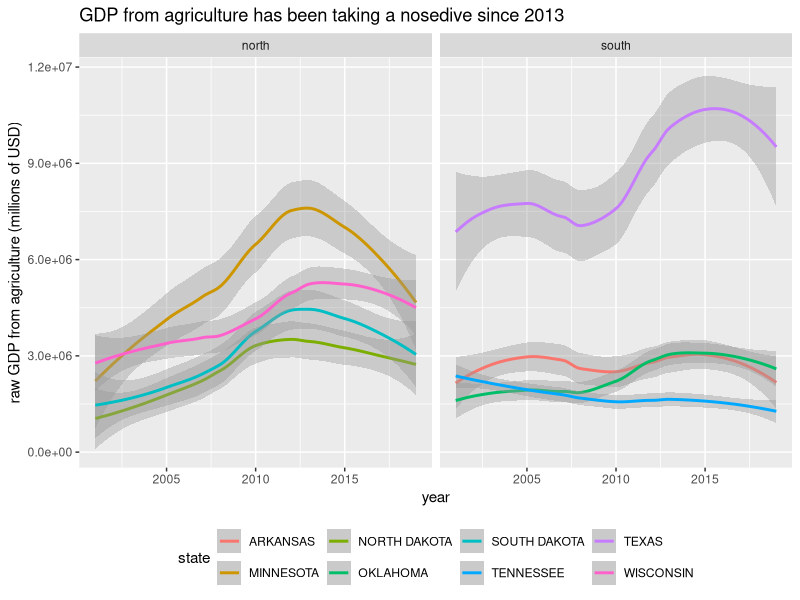
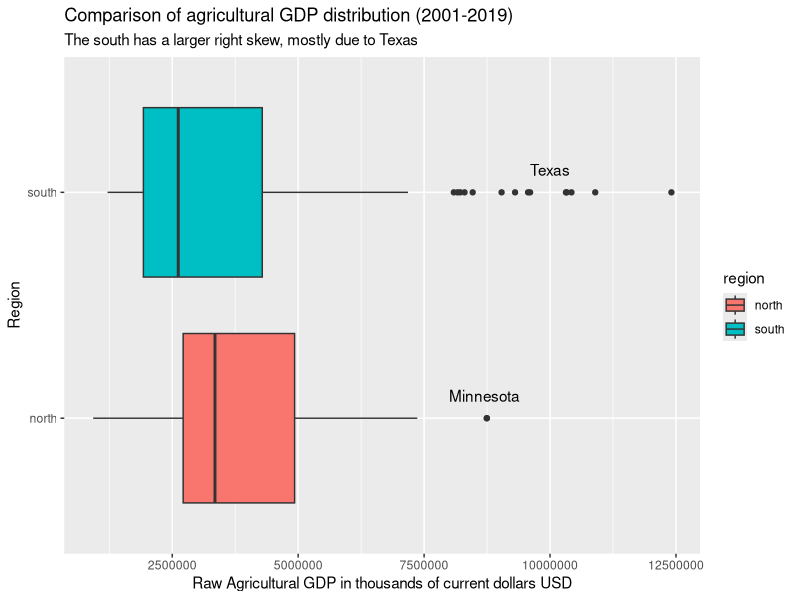
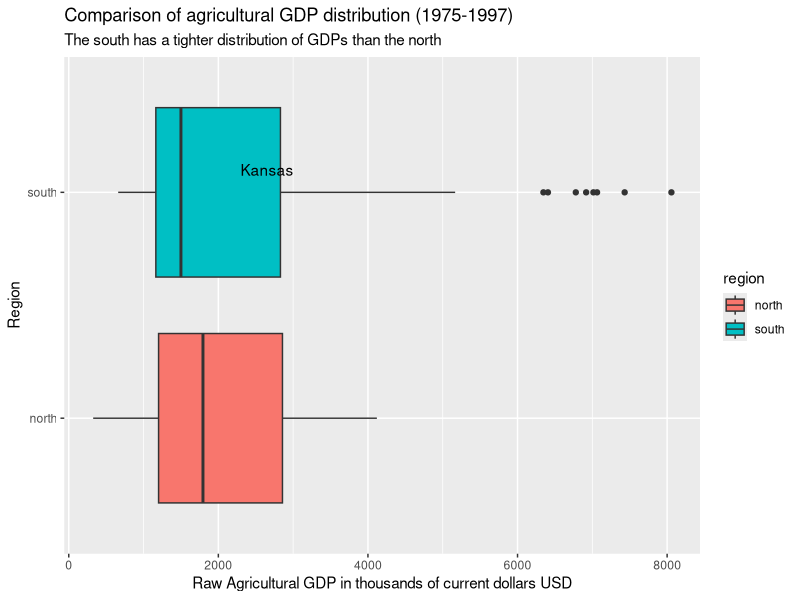
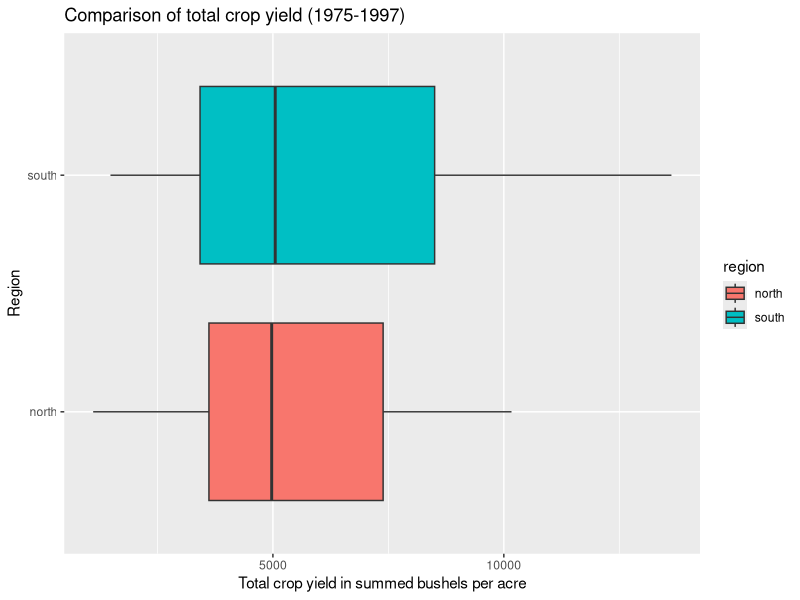
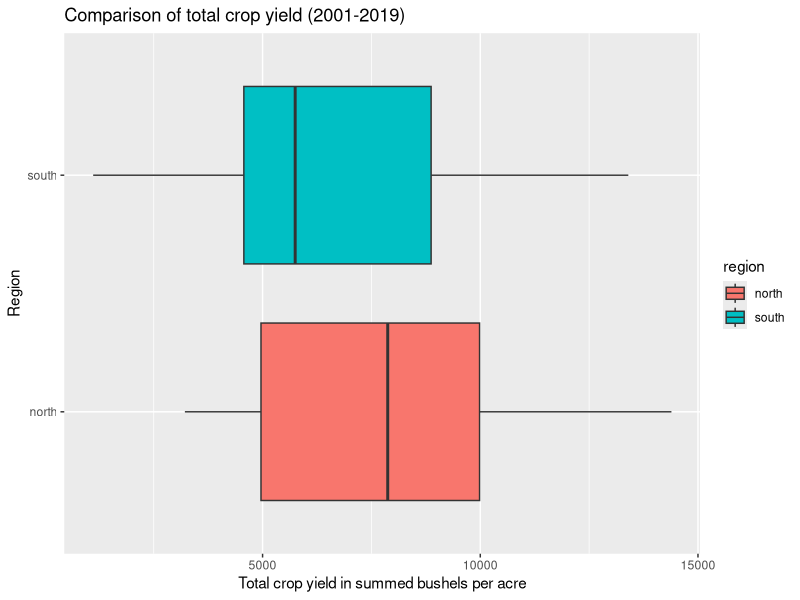
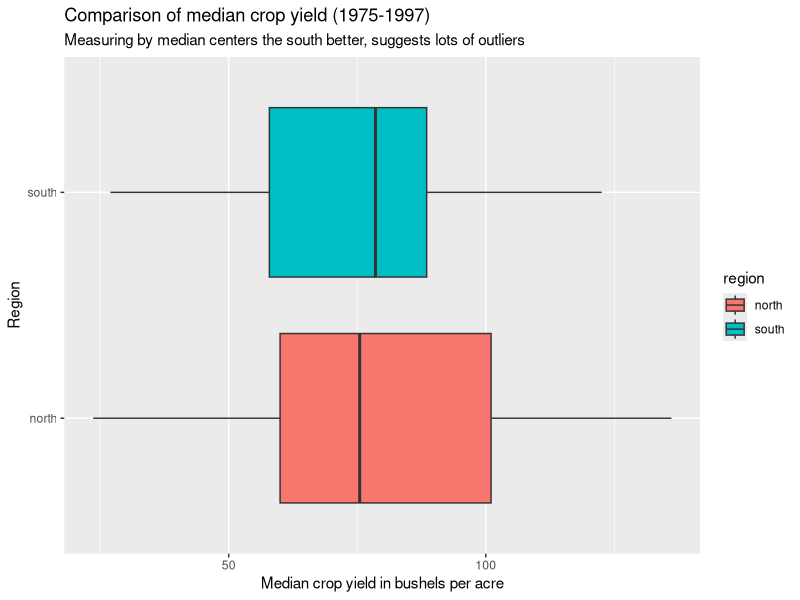
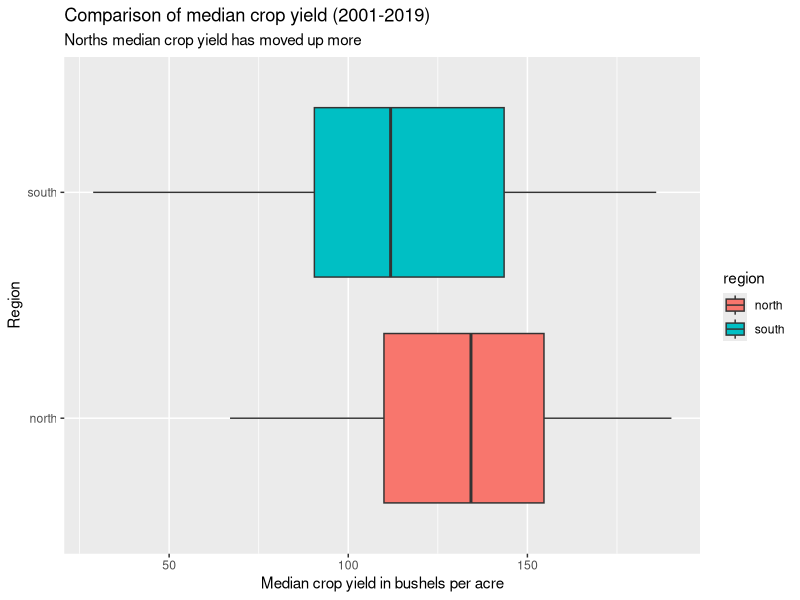

R code for these plots, in order: (Note: this script raises an error after producing the figures.)
## ---------------------------
##
## Script name: gdp_graphs
##
## Purpose of script: Create cleaner graphs of gdp
##
## Author: Kimberly Li
##
## Date Created: 2021-04-14
##
## ---------------------------
##
## Notes: 
##
## ---------------------------

# Work directory and packages
kimberly_wd <- "~/Classes/DataScience/Spring2021_STAT5206_FinalProject"
setwd(kimberly_wd)     # Kimberly's working directory

library(tidyverse)

# Load data
gdp_stats<- read_csv("./output/GDP_stats.csv")
SIC_all_stats <- read_csv("./output/all_vars_1975_1997.csv")
NAICS_all_stats <- read_csv("./output/all_vars_2001_2019.csv")

# North and south
south <- c("OKLAHOMA", "ARKANSAS", "TENNESSEE", "TEXAS")
  
north <- c("WISCONSIN", "MINNESOTA", "MONTANA", "NORTH DAKOTA", "SOUTH DAKOTA")


head(gdp_stats)

no_mid_SIC <- SIC_all_stats[SIC_all_stats$state %in% north | SIC_all_stats$state %in% south,]
no_mid_NAICS <- NAICS_all_stats[NAICS_all_stats$state %in% north | NAICS_all_stats$state %in% south,]

gdp_raw_perc_SIC <- ggplot(no_mid_SIC,
                          aes(x = agri_gdp, y = perc_agri_gdp, group = state, color = state)) +
  facet_wrap(~region) +
  geom_smooth() + geom_point() +
  labs(title = "How",
       subtitle = "The southern states have a more consistent relationship between raw agricultural GDP and percent contribution",
       x = "Raw GDP (Millions of USD)",
       y = "Percent of GDP based on agriculture")
  
ggplot(no_mid_NAICS, aes(x = year, y = agri_gdp, group = state, color = state)) +
  facet_wrap(~region) + geom_smooth() + theme(legend.position = "bottom") +
  labs(title = "GDP from agriculture has been taking a nosedive since 2013",
       y = "raw GDP from agriculture (millions of USD)")

ag_output_1960_2004 <- read_csv("./output/total_agricultural_output_1960_2004.csv")

is_outlier <- function(x) {
  return(x < quantile(x, 0.25) - 1.5 * IQR(x) | x > quantile(x, 0.75) + 1.5 * IQR(x))
}

no_mid_NAICS %>%
  mutate(outlier = ifelse(is_outlier(agri_gdp), state, as.numeric(NA))) %>%
  ggplot(aes(x = region, y = agri_gdp, fill = region)) +
  geom_boxplot() + coord_flip() +
  labs(title = "Comparison of agricultural GDP distribution (2001-2019)",
       subtitle = "The south has a larger right skew, mostly due to Texas",
       x = "Region", y = "Raw Agricultural GDP in thousands of current dollars USD") +
  annotate("text", label = "Texas", x = 2.1, y = 1*10000000) +
  annotate("text", label = "Minnesota", x = 1.1, y = .87*10000000) ->
  GDP_box_2001_2019

ggsave(path = "./figs/final", filename = "GDP_box_2001_2019.png")

no_mid_SIC %>%
  mutate(outlier = ifelse(is_outlier(agri_gdp), state, as.numeric(NA))) %>%
  ggplot(aes(x = region, y = agri_gdp, fill = region)) +
  geom_boxplot() + coord_flip() +
  labs(title = "Comparison of agricultural GDP distribution (1975-1997)",
       subtitle = "The south has a tighter distribution of GDPs than the north",
       x = "Region", y = "Raw Agricultural GDP in thousands of current dollars USD") +
  annotate("text", label = "Kansas", x = 2.1, y = 2.65*1000) ->
  GDP_box_1975_1997

ggsave(path = "./figs/final", filename = "GDP_box_1975_1997.png")

#geom_text(aes(label = tolower(outlier)), na.rm = TRUE, nudge_x = .1)

no_mid_SIC %>% ggplot(aes(x = region, y = total_cy, fill = region)) + 
  geom_boxplot() + coord_flip() +
  labs(title = "Comparison of total crop yield (1975-1997)",
       x = "Region", y = "Total crop yield in summed bushels per acre") ->
  CY_box_1975_1997

ggsave(path = "./figs/review", filename = "CY_box_1975_1997.png")

no_mid_NAICS %>% ggplot(aes(x = region, y = total_cy, fill = region)) + 
  geom_boxplot() + coord_flip() +
  labs(title = "Comparison of total crop yield (2001-2019)",
       x = "Region", y = "Total crop yield in summed bushels per acre") ->
  CY_box_2001_2019

ggsave(path = "./figs/review", filename = "CY_box_2001_2019.png")

no_mid_SIC %>% ggplot(aes(x = region, y = med_cy, fill = region)) + 
  geom_boxplot() + coord_flip() +
  labs(title = "Comparison of median crop yield (1975-1997)",
       subtitle = "Measuring by median centers the south better, suggests lots of outliers",
       x = "Region", y = "Median crop yield in bushels per acre") ->
  CY_med_box_1975_1997

ggsave(path = "./figs/review", filename = "CY_med_box_1975_1997.png")

no_mid_NAICS %>% ggplot(aes(x = region, y = med_cy, fill = region)) + 
  geom_boxplot() + coord_flip() +
  labs(title = "Comparison of median crop yield (2001-2019)",
       subtitle = "Norths median crop yield has moved up more",
       x = "Region", y = "Median crop yield in bushels per acre") ->
  CY_med_box_2001_2019

ggsave(path = "./figs/review", filename = "CY_med_box_2001_2019.png")

no_mid_SIC %>% ggplot() +
  facet_wrap(~region) +
  geom_smooth(aes(x = year, y = perc_agri_gdp, color = state)) +
  theme(legend.position = "bottom") + 
  geom_smooth(aes(x = year, y = total_cy, color = state)) +

no_mid_SIC %>% ggplot(aes(x = year, y = total_cy, color = state)) +
  facet_wrap(~region) +
  geom_smooth() + theme(legend.position = "bottom") -> p2

# dual axis graphing in progress
no_mid_SIC %>% ggplot() + 
  geom_smooth(aes(x = year, y = perc_agri_gdp, color = state)) + 
  scale_y_continuous( 
    "Casualties* due to:", 
    sec.axis = sec_axis(~. *0.001,  
                        name="Aircraft passengers carried, bn",)
  ) + 
  geom_line(aes(x = year, y = total_cy, color = state)) + 
  labs(title = "Aircraft safety", subtitle="Worldwide") +
  facet_wrap(~region)
